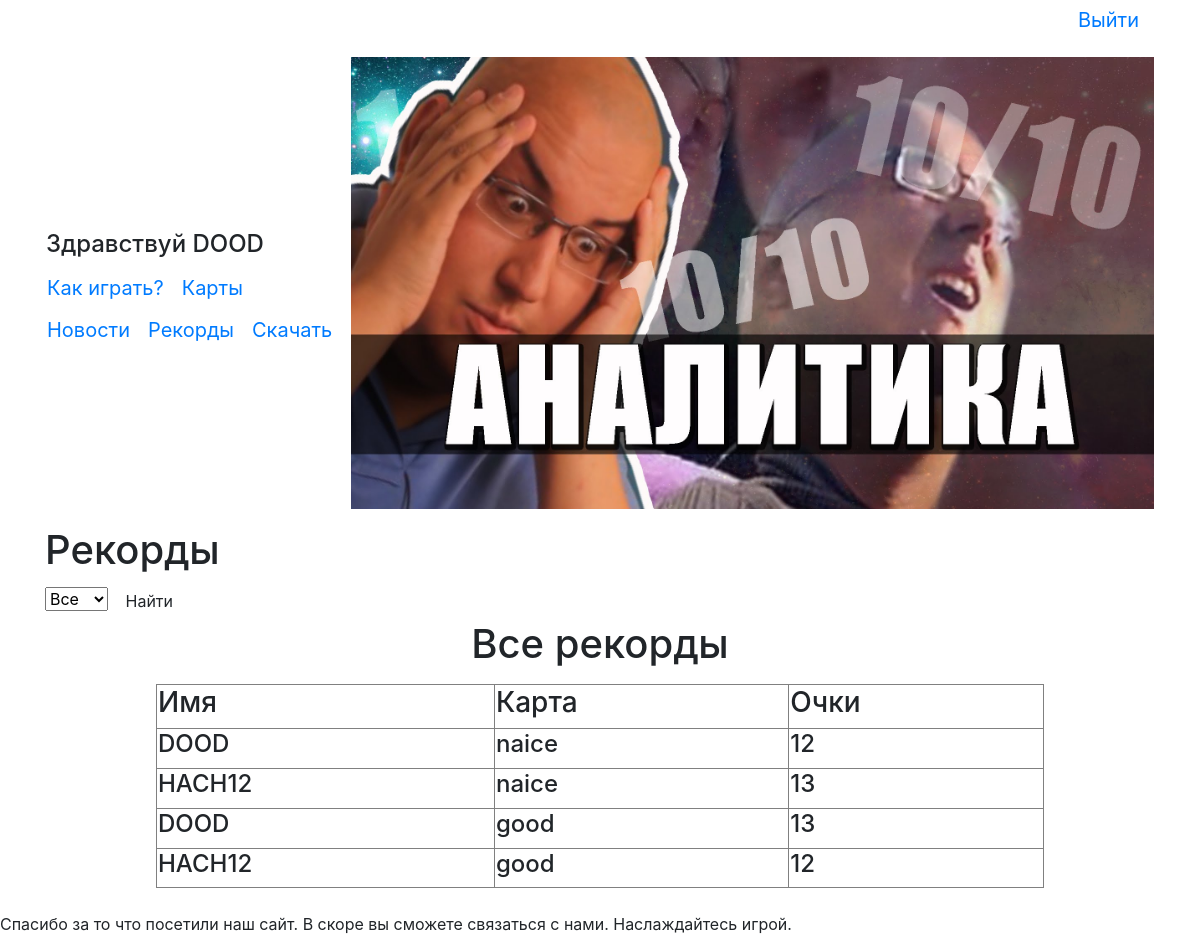
/records (signed in), run on the app's committed database.
### data/users.py (models this page shows, shortened)
class User(SqlAlchemyBase, UserMixin, SerializerMixin):
    __tablename__ = 'users'
    id = sqlalchemy.Column(sqlalchemy.Integer,
                           primary_key=True, autoincrement=True)
    name = sqlalchemy.Column(sqlalchemy.String(15), unique=True)
    email = sqlalchemy.Column(sqlalchemy.String, unique=True)
    hashed_password = sqlalchemy.Column(sqlalchemy.String)
    create_date = sqlalchemy.Column(sqlalchemy.DateTime, default=datetime.datetime.now)
    records = orm.relation("Records", back_populates='user')
    news = orm.relation("News", back_populates='user')

### data/records.py (models this page shows)
class Records(SqlAlchemyBase, SerializerMixin):
    __tablename__ = 'records'
    id = sqlalchemy.Column(sqlalchemy.Integer,
                           primary_key=True, autoincrement=True)
    map_name = sqlalchemy.Column(sqlalchemy.String, nullable=True)
    points = sqlalchemy.Column(sqlalchemy.Integer, nullable=True)
    user_id = sqlalchemy.Column(sqlalchemy.Integer,
                             sqlalchemy.ForeignKey("users.id"))
    user = orm.relation('User', back_populates='records')

### main.py (the view)
@app.route('/records')
@app.route('/records/<name>', methods=['GET', 'POST'])
def records(name=None):
    session = db_session.create_session()
    maps = session.query(Maps)
    if name:
        count = "Все рекорды на карте " + name
        records = sorted(session.query(Records).filter(Records.map_name == name),
                         key=lambda x: x.points)[::-1]
    else:
        count = 'Все рекорды'
        records = sorted(session.query(Records),
                         key=lambda x: x.map_name)[::-1]
    return render_template('records.html', title='Рекорды', maps=maps, records=records, count=count)

### data/db_session.py (called while the page is built)
def create_session() -> Session:
    global __factory
    return __factory()

### main.py (called while the page is built)
@login_manager.user_loader
def load_user(user_id):
    session = db_session.create_session()
    return session.query(User).get(user_id)

### templates/records.html (shortened to what this page needs)
{% extends "base.html" %}
{% block content %}
<h1>Рекорды</h1>
<form method="POST" action="{{ url_for('get_one_records') }}">
    <select name="records" size="1">
        <option value="">Все</option>
    </select>
    <button type="submit" class="btn btn-default">Найти</button>
    <div>
        <center>
            <h1>{{count}}</h1>
        </center>
        <table width=80% border="1" align="center">
            <tr>
                <td><h3>Имя</h3></td>
                <td><h3>Карта</h3></td>
                <td><h3>Очки</h3></td>
            </tr>
            <p>{% for item in records %}
                <tr>
                    <td><h4>{{item.user.name}}</h4></td>
                    <td><h4>{{item.map_name}}</h4></td>
                    <td><h4>{{item.points}}</h4></td>
                </tr>
                {% endfor %}
            </p>
        </table>
    </div>
</form>
{% endblock %}

### templates/base.html (shortened to what this page needs)
<!doctype html>
<html lang="ru" xmlns="http://www.w3.org/1999/html" xmlns="http://www.w3.org/1999/html">
<head>
    <link rel="stylesheet"
          href="https://stackpath.bootstrapcdn.com/bootstrap/4.4.1/css/bootstrap.min.css"
>
</head>
<body>
<main role="main" class="container">
    <table border=0 width=100%>
        {% if current_user.is_authenticated %}
        <p align="right"><a class="navbar-brand" href="/logout">Выйти</a></p>
        {% endif %}
        <td>
            {% if current_user.is_authenticated %}
            <h4>Здравствуй {{ current_user.name }}</h4>
            {% endif %}
            <div>
                <table border="0">
                    <tr>
                        <td><a class="navbar-brand" href="/">Как играть?</a></td>
                        <td><a class="navbar-brand" href="/maps">Карты</a></td>
                    </tr>
                </table>
            </div>
            {% if current_user.is_authenticated %}
            <div>
                <table border="0">
                    <tr>
                        <td><a class="navbar-brand" href="/">Новости</a></td>
                        <td><a class="navbar-brand" href="/records">Рекорды</a></td>
                        <td><a class="navbar-brand" href="/downoload" download>Скачать</a></td>
                    </tr>
                </table>
            </div>
            {% else %}
            <p>
                <a class="btn btn-primary " href="/register">Зарегистрироваться</a>
                <a class="btn btn-success" href="/login">Войти</a>
            </p>
            {% endif %}
        </td>
        <td>
            <p><img src="static/img/fn.jpg" width=100%></p>
        </td>
    </table>
    {% block content %}{% endblock %}
</main>
</body>
<footer>
    <br>
    Спасибо за то что посетили наш сайт. В скоре вы сможете связаться с нами. Наслаждайтесь игрой.
</footer>
</html>

### data on the page
User: name "DOOD"
Records: user.name "DOOD", map_name "naice", points "12"
Records: user.name "HACH12", map_name "naice", points "13"
Records: user.name "DOOD", map_name "good", points "13"
Records: user.name "HACH12", map_name "good", points "12"

### other printed values
{{ count }} "Все рекорды"
